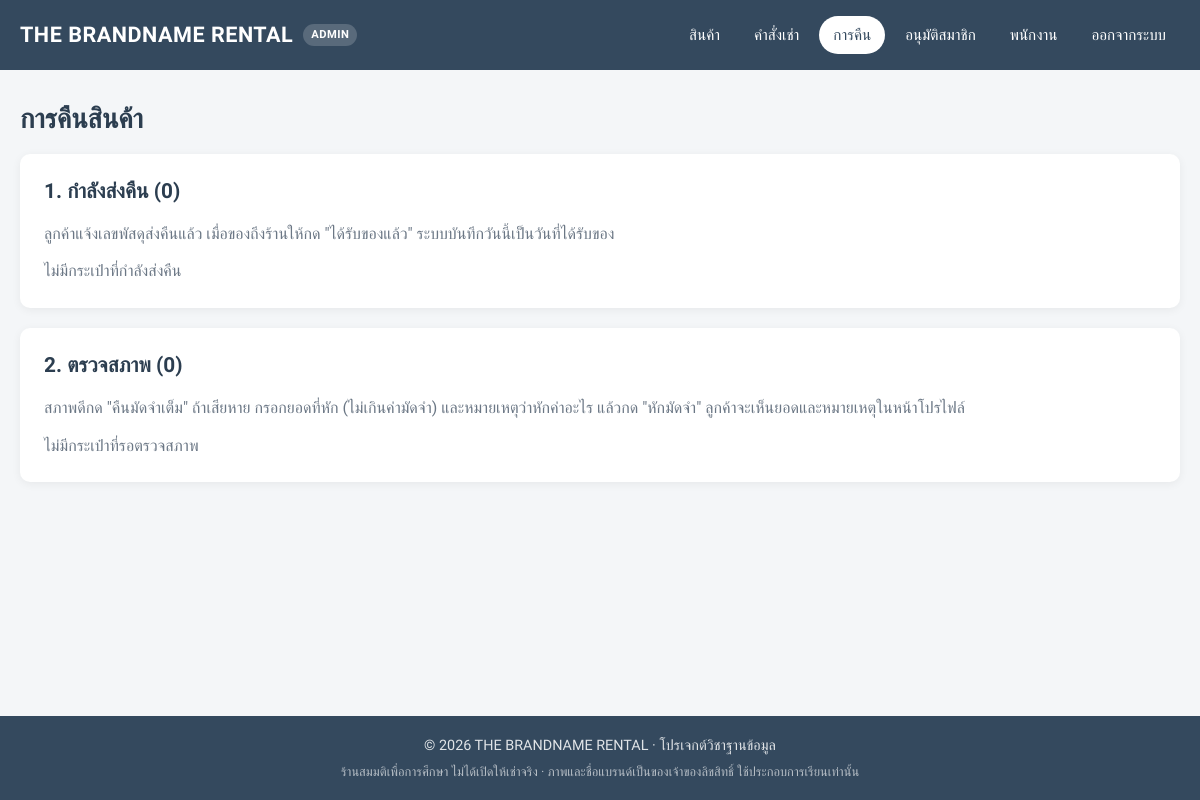
The page /project/admin/returns.php (signed in) on the database as committed earlier.
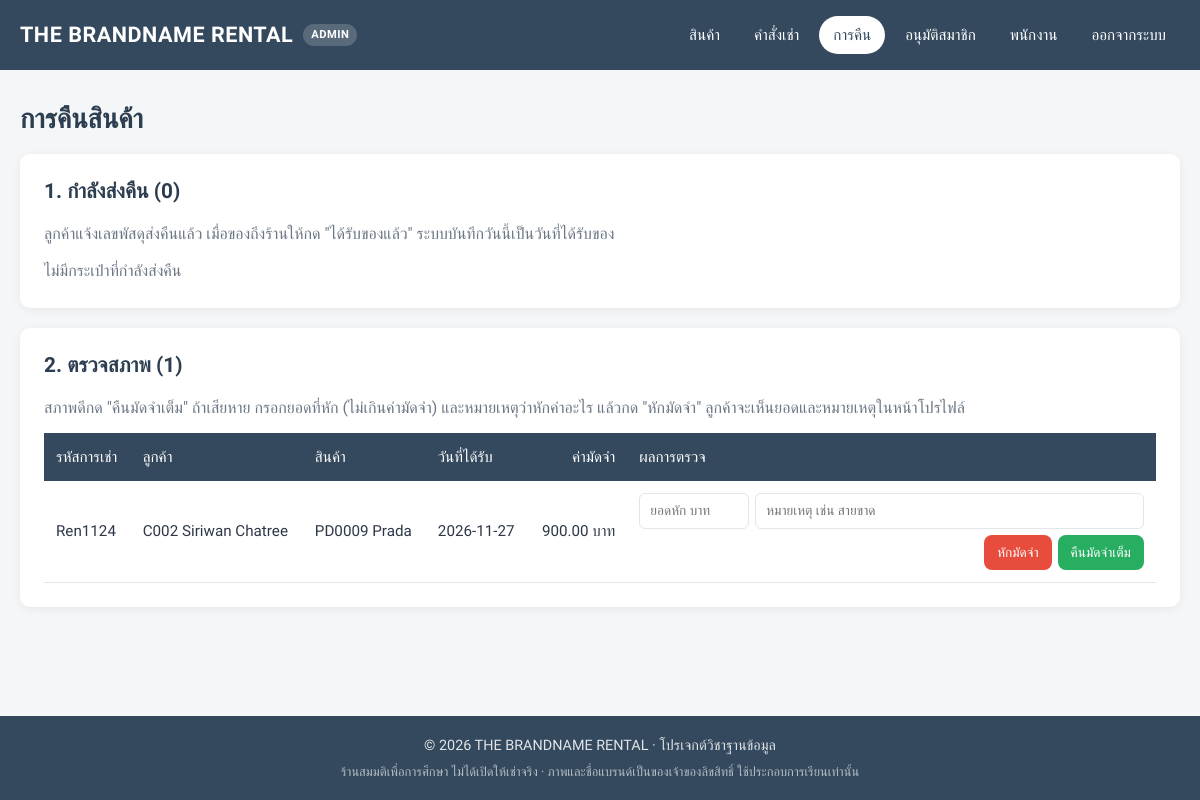
The same page on the database as committed later.
### tables this page shows
CREATE TABLE rentals (
    rental_id     VARCHAR(50) PRIMARY KEY,
    order_id      VARCHAR(50) NOT NULL,
    product_id    VARCHAR(50) NOT NULL,
    employees_id  VARCHAR(50) NULL,
    track_rentals VARCHAR(50) NULL,
    rental_date   DATE        NOT NULL,
    rental_days   INT         NOT NULL,
    due_date      DATE AS (rental_date + INTERVAL rental_days DAY) STORED,
    daily_price   INT         NOT NULL,
    deposit_fee   INT         NOT NULL,
    shipped_date  DATE        NULL,
    rental_status ENUM('Pending', 'Accepted', 'Preparing', 'Shipped', 'Returning', 'Received', 'Completed', 'Deducted', 'Cancelled') NOT NULL DEFAULT 'Pending',
    INDEX idx_rentals_product_status (product_id, rental_status),
    FOREIGN KEY (order_id)     REFERENCES orders(order_id),
    FOREIGN KEY (product_id)   REFERENCES products(product_id),
    FOREIGN KEY (employees_id) REFERENCES employees(employees_id)
);

CREATE TABLE orders (
    order_id     VARCHAR(50)  PRIMARY KEY,
    customers_id VARCHAR(50)  NOT NULL,
    slip_file    VARCHAR(100) NULL,        
    created_at   DATETIME     NOT NULL DEFAULT CURRENT_TIMESTAMP,
    reviewed_at  DATETIME     NULL,        
    FOREIGN KEY (customers_id) REFERENCES customers(customers_id)
);

CREATE TABLE customers (
    customers_id        VARCHAR(50)  PRIMARY KEY,
    customers_firstname VARCHAR(50),
    customers_lastname  VARCHAR(50),
    gender              VARCHAR(50),
    customers_member    VARCHAR(10)  NOT NULL DEFAULT 'no',    
    member_until        DATE         NULL,                     
    phonenumber         VARCHAR(15),
    email               VARCHAR(100) NOT NULL UNIQUE,
    address             VARCHAR(200),
    postal_code         VARCHAR(10),
    password            VARCHAR(255) NOT NULL
);

CREATE TABLE products (
    product_id         VARCHAR(50) PRIMARY KEY,
    brand              VARCHAR(50),
    details            VARCHAR(100),
    daily_rental_price INT,
    image              VARCHAR(100) NULL    
);

CREATE TABLE returnss (
    return_id      VARCHAR(50)  PRIMARY KEY,
    rental_id      VARCHAR(50)  NOT NULL UNIQUE,
    return_date    DATE         NOT NULL,
    deduction      INT          NOT NULL DEFAULT 0,
    deduction_note VARCHAR(255) NULL,
    FOREIGN KEY (rental_id) REFERENCES rentals(rental_id)
);

### project/includes/helpers.php (called while the page is built, shortened)
<?php
function e($value): string
{
    return htmlspecialchars((string) ($value ?? ''), ENT_QUOTES, 'UTF-8');
}
function baht($amount): string
{
    return number_format((float) $amount, 2) . ' บาท';
}

### project/admin/returns.php (the view, shortened to what the changed rows need)
<?php
require_once '../includes/db.php';
$columns = "r.rental_id, o.customers_id, r.product_id, p.brand, r.deposit_fee, r.due_date, t.track_return, rs.return_date,
    c.customers_firstname, c.customers_lastname";
$from = "FROM rentals r
    JOIN orders o ON o.order_id = r.order_id
    JOIN customers c ON c.customers_id = o.customers_id
    JOIN track_return t ON t.rental_id = r.rental_id
    LEFT JOIN returnss rs ON rs.rental_id = r.rental_id
    LEFT JOIN products p ON p.product_id = r.product_id";
$incoming = $conn->query("SELECT $columns $from WHERE r.rental_status = 'Returning' ORDER BY r.due_date, r.rental_id")->fetch_all(MYSQLI_ASSOC);
$to_inspect = $conn->query("SELECT $columns $from WHERE r.rental_status = 'Received' ORDER BY rs.return_date, r.rental_id")->fetch_all(MYSQLI_ASSOC);
$customer_name = fn(array $row) => $row['customers_id'] . ' ' . $row['customers_firstname'] . ' ' . $row['customers_lastname'];
page_start('การคืนสินค้า', 'admin', 'returns');
?>
<h1>การคืนสินค้า</h1>
<div class="stack">
    <section class="card">
        <h2>1. กำลังส่งคืน (<?php echo count($incoming); ?>)</h2>
    </section>
    <section class="card">
        <h2>2. ตรวจสภาพ (<?php echo count($to_inspect); ?>)</h2>
        <p class="muted">สภาพดีกด "คืนมัดจำเต็ม" ถ้าเสียหาย กรอกยอดที่หัก (ไม่เกินค่ามัดจำ) และหมายเหตุว่าหักค่าอะไร แล้วกด "หักมัดจำ" ลูกค้าจะเห็นยอดและหมายเหตุในหน้าโปรไฟล์</p>
        <?php if ($to_inspect): ?>
            <div class="table-wrap">
                <table class="table">
                    <thead>
                        <tr>
                            <th>รหัสการเช่า</th>
                            <th>ลูกค้า</th>
                            <th>สินค้า</th>
                            <th>วันที่ได้รับ</th>
                            <th class="num">ค่ามัดจำ</th>
                            <th>ผลการตรวจ</th>
                        </tr>
                    </thead>
                    <tbody>
                        <?php foreach ($to_inspect as $row): $deposit = (int) $row['deposit_fee']; ?>
                            <tr>
                                <td><?php echo e($row['rental_id']); ?></td>
                                <td><?php echo e($customer_name($row)); ?></td>
                                <td><?php echo e($row['product_id'] . ' ' . $row['brand']); ?></td>
                                <td class="nowrap"><?php echo e($row['return_date']); ?></td>
                                <td class="num"><?php echo baht($deposit); ?></td>
                                <td>
                                    <form method="POST" class="inspect-form">
                                        <?php if ($deposit > 0): ?>
                                            <input type="number" name="deduction" min="1" max="<?php echo $deposit; ?>" step="1" placeholder="ยอดหัก บาท" aria-label="ยอดที่หักจากมัดจำ">
                                            <input type="text" name="deduction_note" maxlength="255" placeholder="หมายเหตุ เช่น สายขาด" aria-label="หมายเหตุการหักมัดจำ">
                                        <?php else: ?>
                                            <input type="text" name="deduction_note" maxlength="255" placeholder="หมายเหตุ (ถ้ามี)" aria-label="หมายเหตุถึงลูกค้า">
                                        <?php endif; ?>
                                        <div class="inspect-actions">
                                            <?php if ($deposit > 0): ?>
                                                <button type="submit" name="action" value="deduct" class="btn btn-danger btn-sm">หักมัดจำ</button>
                                            <?php endif; ?>
                                            <button type="submit" name="action" value="complete" class="btn btn-success btn-sm"><?php echo $deposit > 0 ? 'คืนมัดจำเต็ม' : 'เสร็จสมบูรณ์'; ?></button>
                                        </div>
                                    </form>
                                </td>
                            </tr>
                        <?php endforeach; ?>
                    </tbody>
                </table>
            </div>
        <?php else: ?>
            <p class="muted">ไม่มีกระเป๋าที่รอตรวจสภาพ</p>
        <?php endif; ?>
    </section>
</div>
<?php page_end(); ?>

### project/includes/layout.php (shortened to what the changed rows need)
<?php
function page_base(string $area): string
{
    return $area === 'admin' ? '../' : '';
}
function page_start(string $title, string $area = 'shop', string $active = ''): void
{
    $base = page_base($area);
    $nav = $area === 'admin' ? admin_nav() : shop_nav();
    ?>
<!DOCTYPE html>
<html lang="th">
<head>
    <link rel="stylesheet" href="<?php echo $base; ?>assets/css/style.css">
</head>
<body class="area-<?php echo e($area); ?>">
<header class="site-header">
    <div class="container header-inner">
        <nav class="nav">
            <?php foreach ($nav as $item): ?>
                <?php if (isset($item['post'])): ?>
                    <form method="POST" action="<?php echo e($item['post']); ?>" class="nav-form">
                        <button type="submit" class="nav-link"><?php echo e($item['label']); ?></button>
                    </form>
                <?php else: ?>
                    <a class="nav-link<?php echo $item['key'] === $active ? ' active' : ''; ?>" href="<?php echo e($item['href']); ?>"><?php echo e($item['label']); ?></a>
                <?php endif; ?>
            <?php endforeach; ?>
        </nav>
    </div>
</header>
<main class="container page">
    <?php
}
function page_end(): void
{
    ?>
</main>
</body>
</html>
    <?php
}
function admin_nav(): array
{
    return [
        ['key' => 'products', 'label' => 'สินค้า', 'href' => 'index.php'],
        ['key' => 'orders', 'label' => 'คำสั่งเช่า', 'href' => 'orders.php'],
        ['key' => 'returns', 'label' => 'การคืน', 'href' => 'returns.php'],
        ['key' => 'members', 'label' => 'อนุมัติสมาชิก', 'href' => 'members.php'],
        ['key' => 'employees', 'label' => 'พนักงาน', 'href' => 'employees.php'],
        ['key' => 'logout', 'label' => 'ออกจากระบบ', 'post' => 'logout.php'],
    ];
}

Rows that differ between the two databases and show on the page:
added rentals: rental_id "Ren1124", order.customers_lastname "C002 Siriwan Chatree", product.brand "PD0009 Prada", returnss.return_date "2026-11-27", deposit_fee "900.00 บาท", shows "หักมัดจำ", shows "คืนมัดจำเต็ม"
Other text that changed with them:
count($to_inspect): "0" → "1"
text no longer shown: "ไม่มีกระเป๋าที่รอตรวจสภาพ"
text now shown: "รหัสการเช่า ลูกค้า สินค้า วันที่ได้รับ ค่ามัดจำ ผลการตรวจ"
